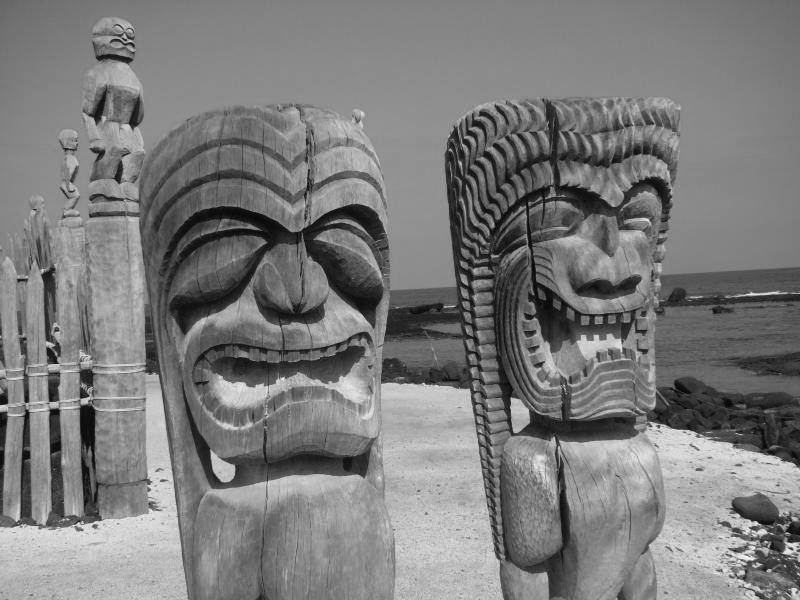
%> input picture HW6/totem-poles.tif, 800 x 600 px
$ octave HW6_code.m   (GNU Octave 9; MATLAB toolbox functions it lacks are replaced by stand-ins)
%> lines starting %> are read from the running program, lines starting %| are printed output that depends on the picture; in (x1, y1, x2, y2) boxes, pixels count from 0 and x2, y2 are one past the last pixel; in counts of white or black regions, pixels touching at a corner belong together; the program's own positions count from 1; long printed decimals are rounded
%% ECE 253 Homework 6
% _*Shivani Bhakta*_
% A13832428

% __Part(a)__
clear, clc, close all;
img = imread('totem-poles.tif');
%> img is the input picture: size 600x800 uint8; min 2, max 251, mean 123.6


[N,M] = size(img);
%> N = 600; M = 800
numPixel = N * M;
%> numPixel = 480000
fprintf('Number of pixels in the image totem-poles.tif are %d. \n\n', numPixel)
%| Number of pixels in the image totem-poles.tif are 480000.
numBytes = dir('totem-poles.tif').bytes;
fprintf('The image occupies %d bytes. \n\n', numBytes)
fprintf('This means that the image occupies %d bits. \n\n', numBytes*8)

fprintf('This means that the image occupies %d bits per pixel.\n\n', numBytes*8/numPixel)
%| This means that the image occupies 8.478 bits per pixel.


% [34 lines of commented-out code are left out]

fprintf('Quality Factor   bytes          bpp              PSNR \n\n');

itable = zeros(7,4);
count = 1;
for ii = [1, 5, 10, 20, 30, 50, 70]

    name = strcat('totem',int2str(ii), '.jpg');
    imwrite(img,name,'Quality',ii);
    totem = imread(name);
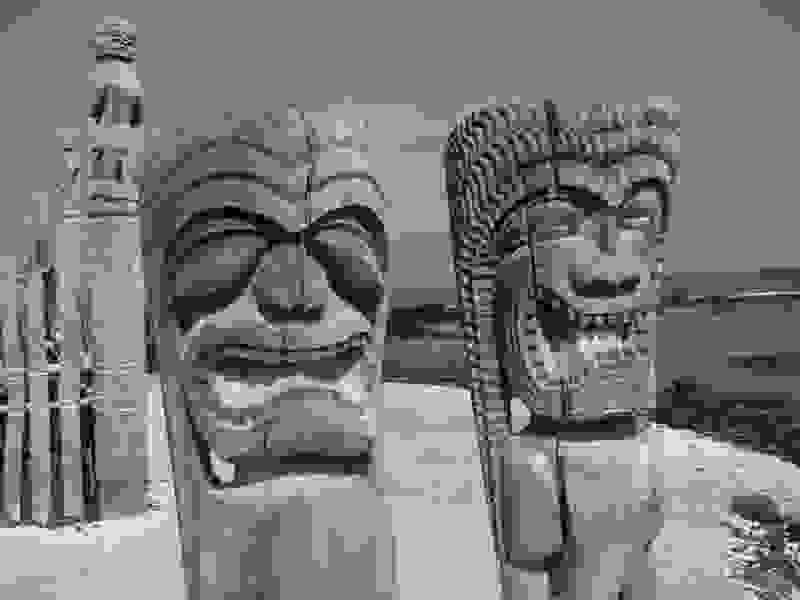
%> totem: size 600x800 uint8; min 0, max 255, mean 122.9
    impsnr = psnr(img,totem,255);
%> impsnr = 23.37
    numBytes = dir(name).bytes;
    bpp =  numBytes*8/numPixel;
%> bpp = 0.13
    fprintf('%d                %d       %d       %d \n \n', ii, numBytes, bpp, impsnr);
%| 1                7829       0.1305       23.37

    itable(count,:) = [ii, numBytes, bpp, impsnr];
    count = count + 1;
end
figure()
plot(itable(:,end-1), itable(:,end), '-*'), grid on,
xlabel('bpp'), ylabel('PSNR (dB)'), title('PSNR vs bpp of an image')
%> after `title('PSNR vs bpp of an image')`:
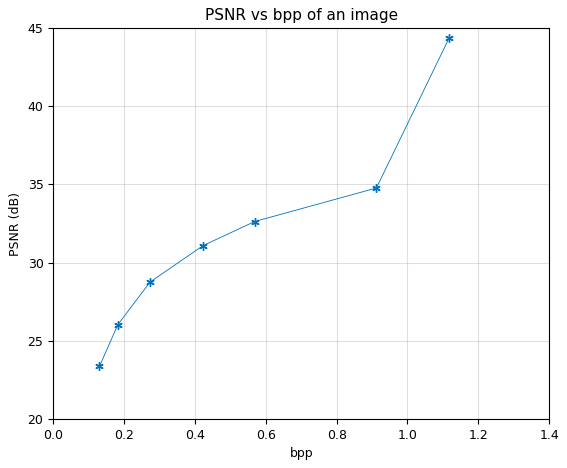
%> figure redrawn from the program's plot data

fprintf('the PSNR doesnot increase linearly \n\n\n')

%% __Part(c)__
%
figure()
plot( itable(:,end-1), itable(:,end), '-*b'), grid on, hold on;
%> after `grid on`:
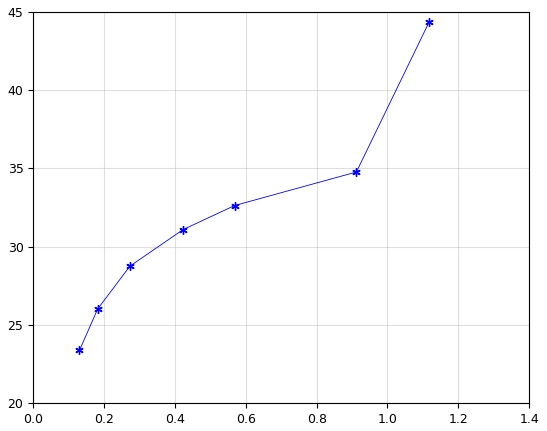
%> figure redrawn from the program's plot data

fprintf('First let us downsample by a factor of 2.......\n\n')
totemhalf = imresize(img,0.5);

fprintf('Quality Factor   bytes          bpp              PSNR \n\n');

itable = zeros(5,4);
count = 1;
for ii = [10, 20, 30, 50, 80]

    name = strcat('totemS',int2str(ii), '.jpg');
    imwrite(totemhalf,name,'Quality',ii)
    impsnr = psnr(img,imresize(imread(name),2),255);
%> impsnr = 25.79

    numBytes = dir(name).bytes;
    bpp =  numBytes*8/numPixel;
%> bpp = 0.0877
    fprintf('%d                %d       %d       %d \n \n', ii, numBytes, bpp, impsnr);
%| 10                5265       0.08775       25.7879
    itable(count,:) = [ii, numBytes, bpp, impsnr];
    count = count + 1;
end


plot(itable(:,end-1), itable(:,end), '-xr'), hold on;


fprintf('Now let us downsample by a factor of 4.......\n')
totemquarter = imresize(img,0.25);
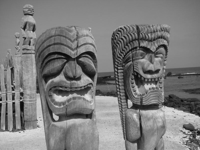
%> totemquarter: size 150x200 uint8; min 5, max 227, mean 123.6

fprintf('Quality Factor   bytes          bpp              PSNR \n\n');

itable = zeros(4,4);
count = 1;
for ii = [20, 50, 80, 100]

    name = strcat('totemS',int2str(ii), '.jpg');
    imwrite(totemquarter,name,'Quality',ii)
    impsnr = psnr(img,imresize(imread(name),4),255);
%> impsnr = 24.03

    numBytes = dir(name).bytes;
    bpp =  numBytes*8/numPixel;
%> bpp = 0.0439
    fprintf('%d                %d       %d       %d \n \n', ii, numBytes, bpp, impsnr);
%| 20                2633       0.04388       24.0299
    itable(count,:) = [ii, numBytes, bpp, impsnr];
    count = count + 1;
end

plot(itable(:,end-1), itable(:,end), '-om'), grid on, hold on;
xlabel('bpp'), ylabel('PSNR (dB)'),
legend('Original', 'downsample by F = 2', 'downsample by F = 4'),
title('PSNR vs bpp of an image')


%% __Part(d)__

fprintf('Let us look at the totem1 img');
figure()
imshow("totem1.jpg")

%%
%
% As we can see from the image, the image is very blocky, and has a low
% PSNR of 23,37. This means that doing some filtering at the boundaries
% might help improve the image quality. We can use kindof a mean filtering
% here. Where we take the edges of the block and smoothed it out by
% replacing it with the mean of surrounding pixels.
%

%%
totem1 = double(imread("totem1.jpg"));
%> totem1: size 600x800 double; min 0, max 255, mean 122.9; mean of the top-left, top-right, bottom-left and bottom-right quarters 119, 115.2, 131.8, 125.6
BW = double(edge(imread("totem1.jpg")));
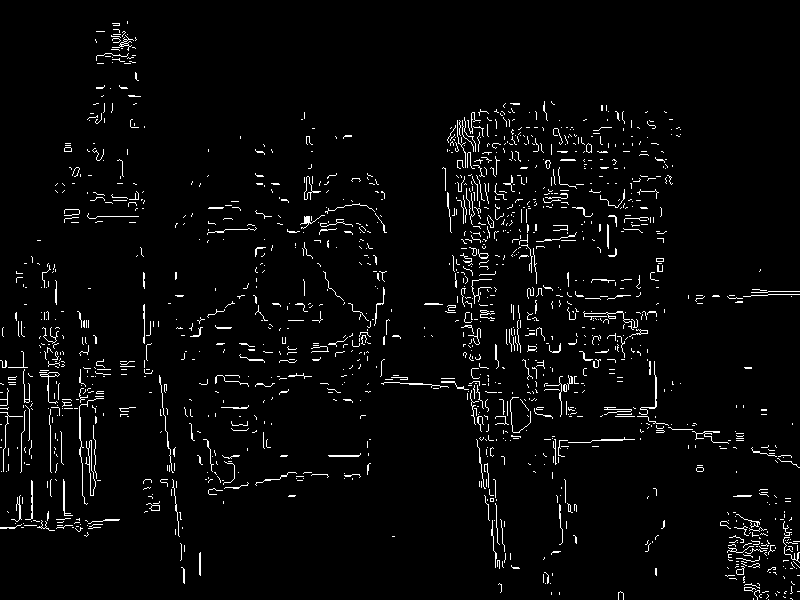
%> BW: size 600x800 double; values 0 (black) and 1 (white), 3.3% white in thin lines or dots
filtered_img = imfilter(totem1+BW, [3,3]);
figure()
imshow(filtered_img)
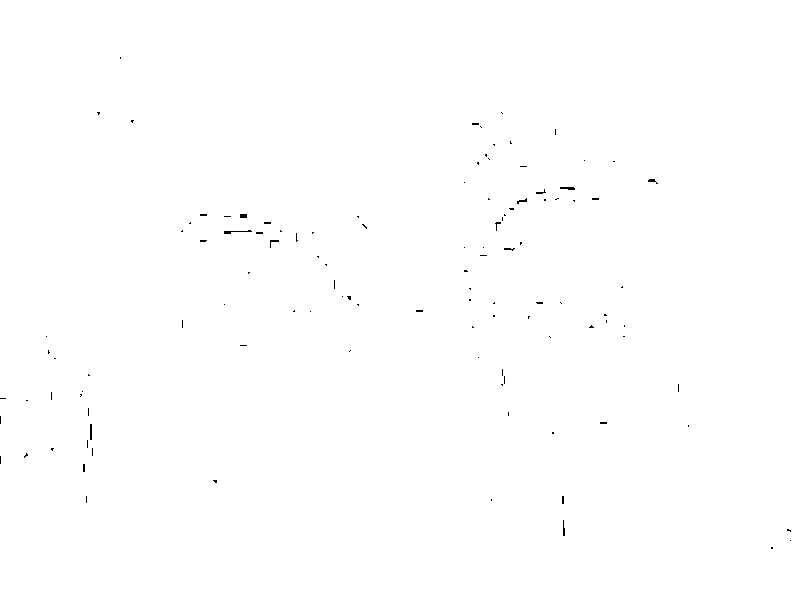
%> displayed picture: size 600x800, on the screen's scale of 0 to 255; 99.8% white; black in thin lines or dots, all inside (x1, y1, x2, y2) = (0, 57, 791, 549)
